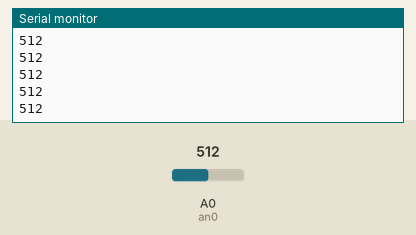
This sketch was run on a simulated Arduino Uno, built with avr-gcc and run on an emulated ATmega328P. Parts: the last lines printed to the serial monitor. Inputs (shaded band) come from the test bench; at power-on: A0 (an0) = 512.

Above: at 1.2 s.
1.3 s: A0 (an0) set to 716
At 2.0 s:
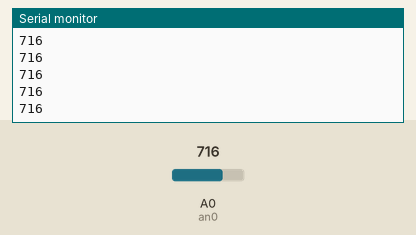
2.8 s: A0 (an0) set to 900
At 3.4 s:
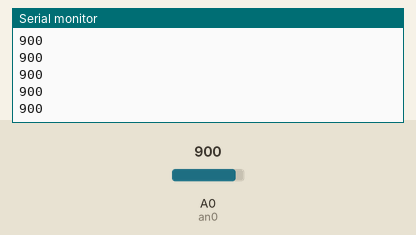
Timing chart, 0 to 5.8 s (numbered marks = the images above; inputs shaded):
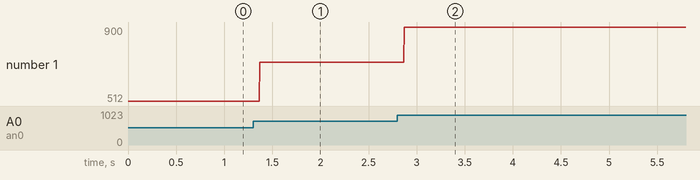

Measured:
- after the input at 1.3 s, the serial monitor: prints a new line after 0.07 s (image 1)
- after the input at 2.8 s, the serial monitor: prints a new line after 0.07 s (image 2)
- plotted number 1: 512 → 716 after the input at 1.3 s, 716 → 900 after the input at 2.8 s

The sketch:

circuito_divisor_de_tensao_resistivo.ino
```cpp
#define an0 A0

void setup(){
  pinMode(an0, INPUT);
  Serial.begin(9600);
}

void loop(){
  Serial.println(analogRead(an0));		// lendo o valor da porta analógica 'an0' e imprimindo no 'console'
  }
```
